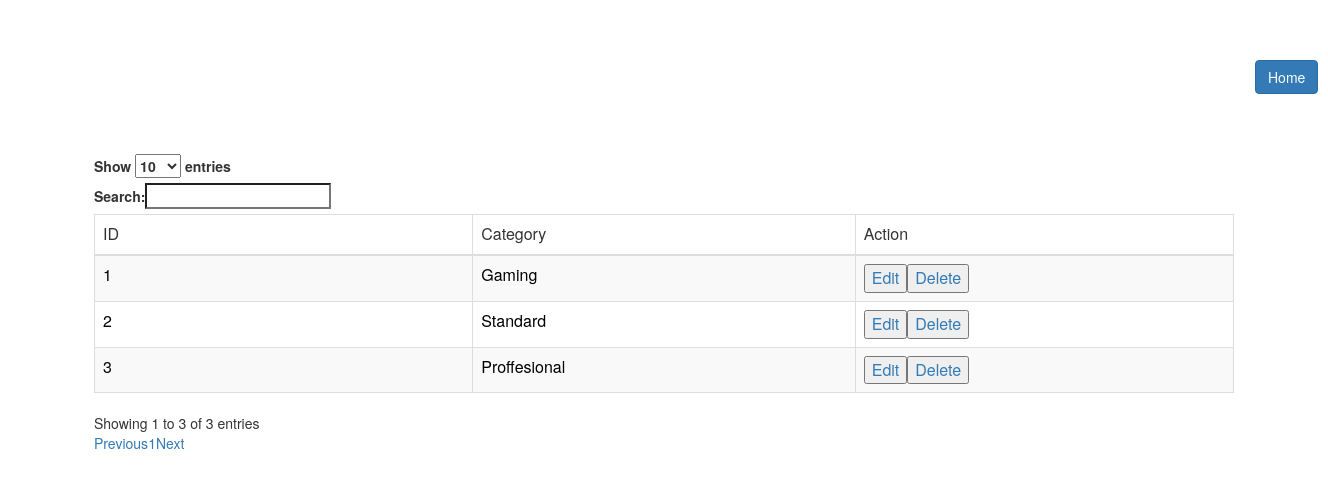
/view_cate.php, run on the app's committed database.
### tables this page shows
CREATE TABLE `tbl_product_category` (
  `category_id` int(11) NOT NULL,
  `category_type` varchar(30) NOT NULL
);

### view_cate.php (the view, shortened to what this page needs)
<?php
include("db.php");
$view_cate = "select * from tbl_product_category";
$result = mysqli_query($con,$view_cate);
?>
        <div class="row">
                       <a href="demo.php" class="btn btn-primary" style="margin-left:1270px;">Home</a>
        </div>
           <link rel="stylesheet" href="https://maxcdn.bootstrapcdn.com/bootstrap/3.3.6/css/bootstrap.min.css"/>
            <link rel="stylesheet" href="https://cdn.datatables.net/1.10.12/css/dataTables.bootstrap.min.css" />
      <div class="row" width="100">
           <br /><br />
           <div class="container">
                <br />
                <div class="table-responsive">
                     <table id="employee_data" class="table table-striped table-bordered">
                          <thead>
                               <tr>
                                    <td style="width:100px;">ID</td>
                                    <td style="width:100px;">Category</td>
                                    <td style="width:100px;">Action</td>
                               </tr>
                          </thead>
                            <tbody>
                                    <?php
                                    while($rows=mysqli_fetch_array($result))
                                    {
                                                    $id=$rows['category_id'];
                                            ?>
                                            <tr>
                                                <td style="color: black;"><?php echo $rows['category_id'];?></td>
                                                <td style="color: black;"><?php echo $rows['category_type'];?></td>
                                                <td style="color: black;"><?php echo "<button><a href ='edit_cate.php?id=$id'>Edit</a></button><button><a href ='del_cate.php?id=$id''>Delete</a></button>"; ?></td>
                                            </tr>
                                            <?php
                                                }
                                            ?>
                                                     </tbody>
                                </table>
                        </div>
                   </div>
              </div>

### data on the page
tbl_product_category: category_id "1", category_type "Gaming"
tbl_product_category: category_id "2", category_type "Standard"
tbl_product_category: category_id "3", category_type "Proffesional"
